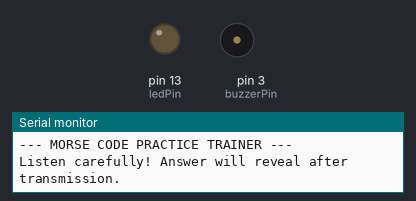
Simulated run of this sketch. Board: Arduino Uno, built with avr-gcc and run on an emulated ATmega328P. Shown: output pins drawn as LEDs (lit = HIGH), buzzer (waves = sounding), the last lines printed to the serial monitor. Random numbers use the default seed unless the sketch sets one.

Above: at 0.1 s.
At 22.4 s:
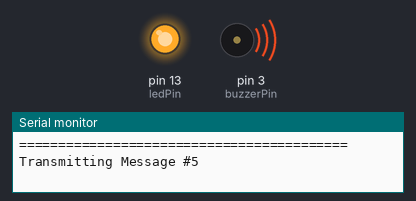
Timing chart, 0 to 25.0 s (numbered marks = the images above):
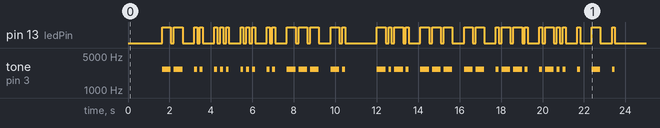

The sketch:

sketch_morse.ino
```cpp
// Output pins
const int ledPin = 13;      // LED Pin
const int buzzerPin = 3;    // Buzzer Pin

// Higher frequency for increased loudness (coz 2700 Hz is near human ear resonance)

const int buzzerFrequency = 2700;

// Morse timing parameters (in milliseconds)
const int dotDuration = 140;      // Length of a dot
const int dashDuration = 420;     // Length of a dash (3x dot)
const int symbolPause = 140;      // Pause between dots/dashes
const int letterPause = 420;      // Pause between letters
const int wordPause = 980;        // Pause between words

// Morse alphabet lookup table (A to Z)

const char* morseTable[] = {
  ".-",   "-...", "-.-.", "-..",  ".",    "..-.", "--.",  "....", "..",   // A-I
  ".---", "-.-",  ".-..", "--",   "-.",   "---",  ".--.", "--.-", ".-.",  // J-R
  "...",  "-",    "..-",  "...-", ".--",  "-..-", "-.--", "--.."          // S-Z
};

// 10 Practice Conversations / Messages
const char* conversations[] = {
  "HELLO WORLD",
  "NEED MORE SPEED",
  "SIGNAL RECEIVED",
  "OVER AND OUT",
  "MISSION COMPLETE",
  "RADIO SILENCE",
  "GOOD MORNING",
  "KEEP IT SECRET",
  "ALL SYSTEMS GO",
  "ROGER THAT"
};

void setup() {
  pinMode(ledPin, OUTPUT);
  pinMode(buzzerPin, OUTPUT);
  Serial.begin(9600);

  // Seed the random generator using noise from an unconnected pin
  randomSeed(analogRead(A0));

  // Pick a random message index (0 to 9)
  int randomIndex = random(0, 10);

  Serial.println("\n==========================================");
  Serial.println("--- MORSE CODE PRACTICE TRAINER ---");
  Serial.println("Listen carefully! Answer will reveal after transmission.");
  Serial.println("==========================================");
  Serial.print("Transmitting Message #");
  Serial.println(randomIndex + 1);

  delay(1500); // Wait before transmitting

  // Transmit the Morse code
  playString(conversations[randomIndex]);

  // Reveal answer in the Serial Monitor for self-checking
  Serial.println("\n------------------------------------------");
  Serial.print("ANSWER REVEAL: ");
  Serial.println(conversations[randomIndex]);
  Serial.println("------------------------------------------");
  Serial.println("[Press RESET button on Arduino for next message!]");
}

void loop() {
  // Empty loop as execution is driven by the RESET button
}

// Play a single dot
void playDot() {
  digitalWrite(ledPin, HIGH);
  tone(buzzerPin, buzzerFrequency);
  delay(dotDuration);
  digitalWrite(ledPin, LOW);
  noTone(buzzerPin);
  delay(symbolPause);
}

// Play a single dash
void playDash() {
  digitalWrite(ledPin, HIGH);
  tone(buzzerPin, buzzerFrequency);
  delay(dashDuration);
  digitalWrite(ledPin, LOW);
  noTone(buzzerPin);
  delay(symbolPause);
}

// Play a full text string in Morse
void playString(const char* str) {
  for (int i = 0; str[i] != '\0'; i++) {
    char c = str[i];

    // Convert lowercase to uppercase
    if (c >= 'a' && c <= 'z') c -= 32;

    if (c >= 'A' && c <= 'Z') {
      const char* code = morseTable[c - 'A'];
      for (int j = 0; code[j] != '\0'; j++) {
        if (code[j] == '.') playDot();
        else if (code[j] == '-') playDash();
      }
      delay(letterPause);
    }
    else if (c == ' ') {
      delay(wordPause);
    }
  }
}
```
